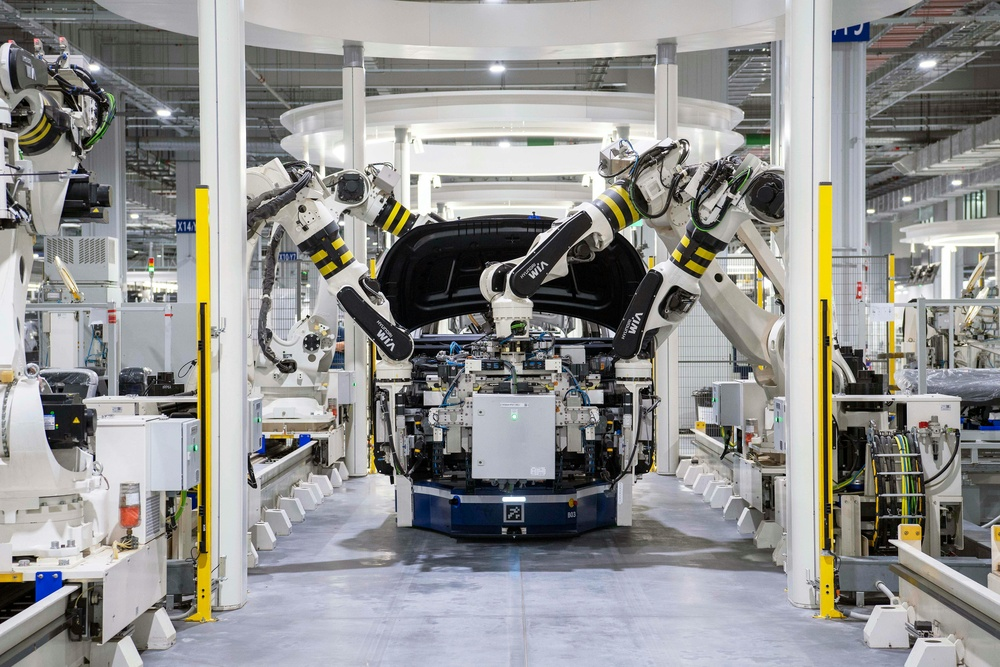
%> input picture image1.jpg, 1000 x 667 px, shrunk from 5476 x 3651 before the run
$ octave self3.m   (GNU Octave 9; MATLAB toolbox functions it lacks are replaced by stand-ins)
%> lines starting %> are read from the running program, lines starting %| are printed output that depends on the picture
A=imread('image1.jpg');
%> A is the input picture: size 667x1000x3 uint8; mean R, G, B 145.8, 145.6, 143.8
X=double(rgb2gray(A));
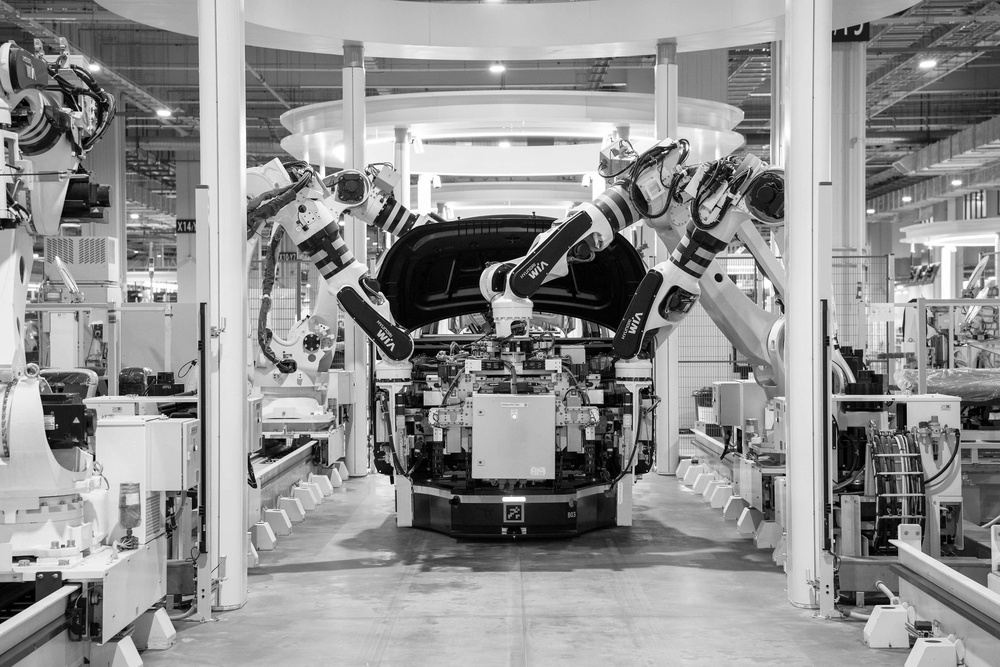
%> X: size 667x1000 double; min 0, max 255, mean 145.5

% figure(1)
% imagesc(X) , axis off , colormap gray
% title('Original Image')

[U,S,V]=svd(X);

r = 50;

Xapp = U(:,1:r)*S(1:r,1:r)*V(:,1:r)';

% figure(2)
% imagesc(Xapp) , axis off , colormap gray
% title('Approximated Image')

figure(3)
semilogy(diag(S));
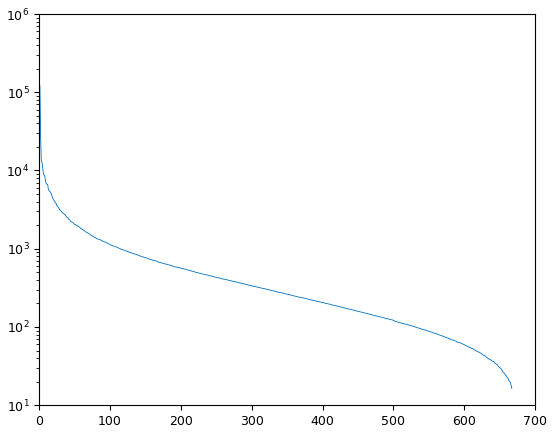
%> figure redrawn from the program's plot data; curve peaks at x = 1, y = 120977.5

figure(4)
semilogy(diag(S)/sum(diag(S)));
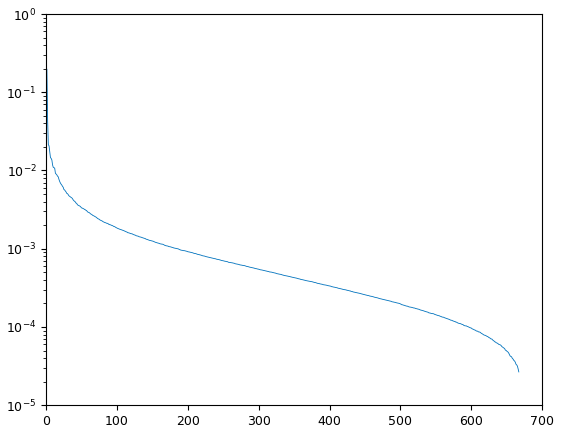
%> figure redrawn from the program's plot data; curve peaks at x = 1, y = 0.197

$ run again, with Norm_ball.jpg copied over image1.jpg
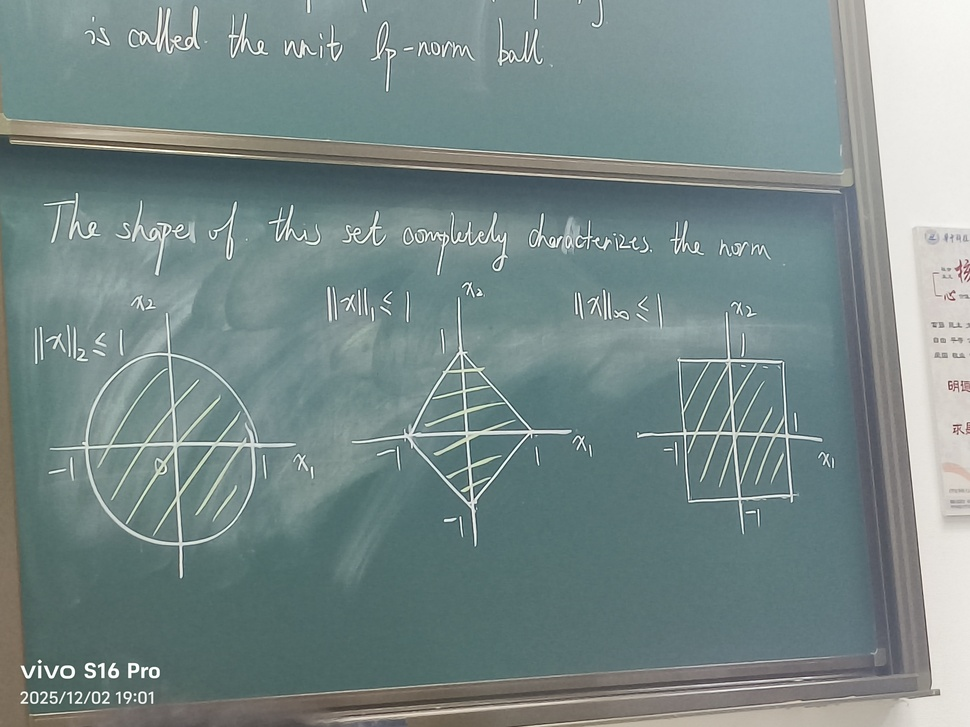
%> input picture Norm_ball.jpg, 970 x 727 px, shrunk from 4096 x 3072 before the run
%> A is the input picture: size 727x970x3 uint8; mean R, G, B 120.8, 138.2, 137
%> `semilogy(diag(S));`:
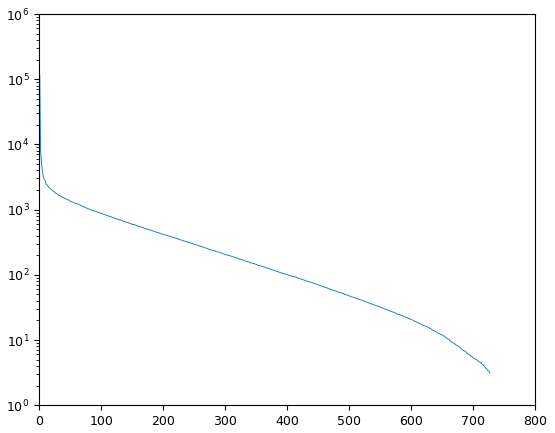
%> figure redrawn from the program's plot data; curve peaks at x = 1, y = 114043.9
%> `semilogy(diag(S)/sum(diag(S)));`:
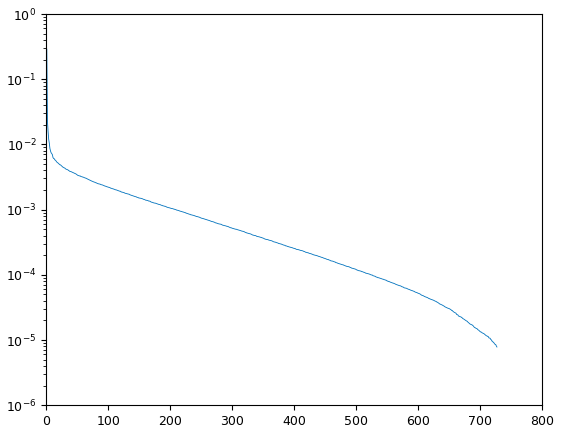
%> figure redrawn from the program's plot data; curve peaks at x = 1, y = 0.288

$ run again, with 伪逆.jpg copied over image1.jpg
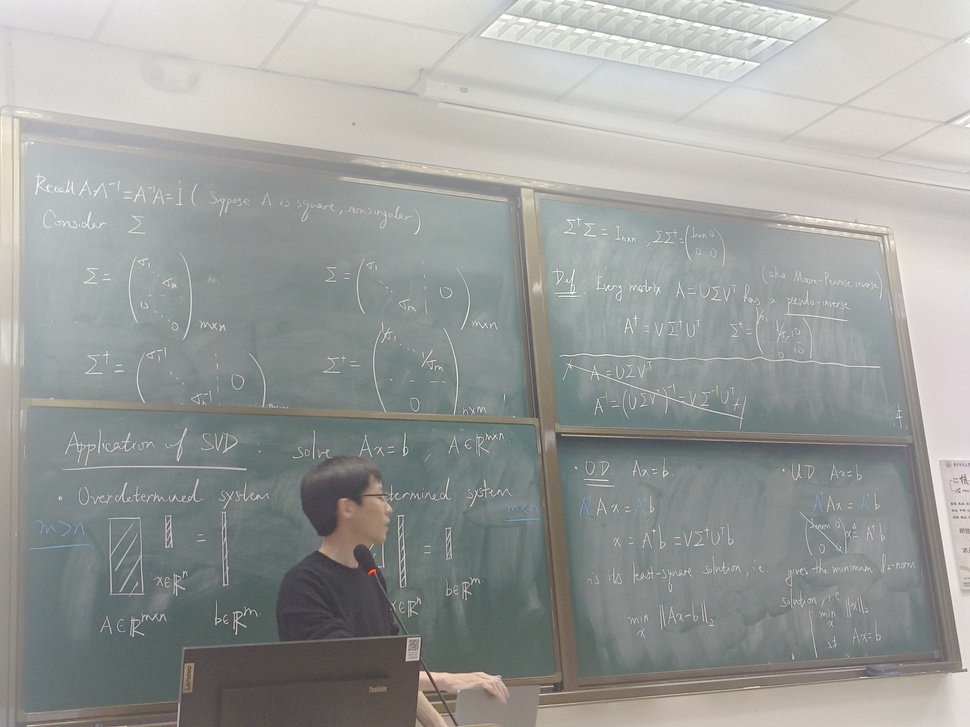
%> input picture 伪逆.jpg, 970 x 727 px, shrunk from 4096 x 3072 before the run
%> A is the input picture: size 727x970x3 uint8; mean R, G, B 154.8, 157.3, 154.7
%> `semilogy(diag(S));`:
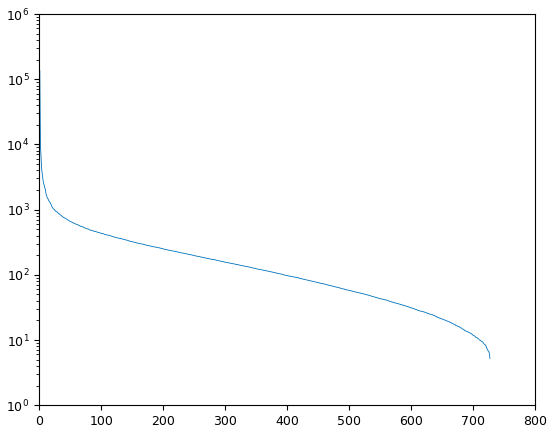
%> figure redrawn from the program's plot data; curve peaks at x = 1, y = 134841.5
%> `semilogy(diag(S)/sum(diag(S)));`:
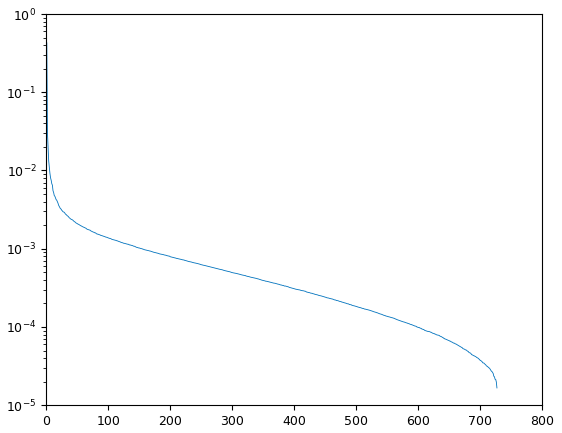
%> figure redrawn from the program's plot data; curve peaks at x = 1, y = 0.428
